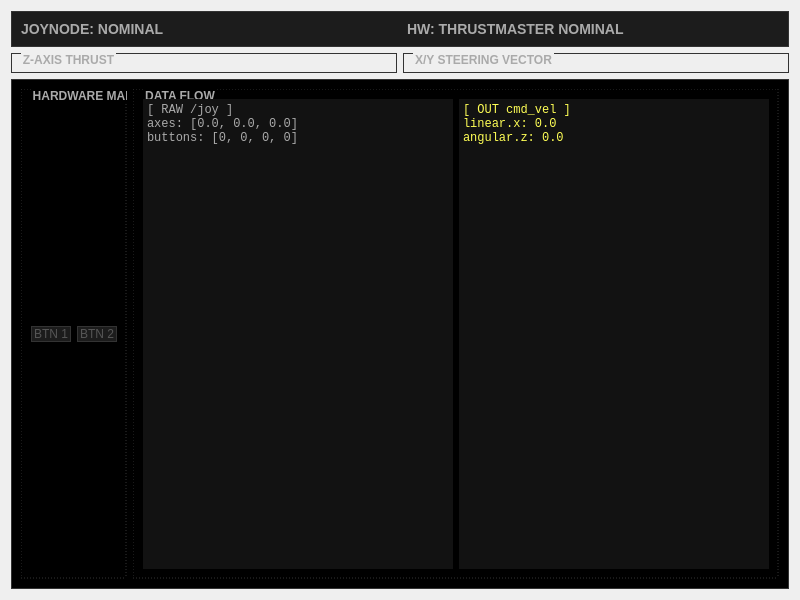
<?xml version="1.0" encoding="UTF-8"?>
<ui version="4.0">
 <class>JoyNodeWidget</class>
 <widget class="QWidget" name="JoyNodeWidget">
  <property name="geometry">
   <rect>
    <x>0</x>
    <y>0</y>
    <width>800</width>
    <height>600</height>
   </rect>
  </property>
  <layout class="QVBoxLayout" name="verticalLayout">
   <item>
    <widget class="QFrame" name="topBannerFrame">
     <property name="styleSheet">
      <string>QFrame { background-color: #1C1C1C; border: 1px solid #333333; } QLabel { color: #AAAAAA; font-weight: bold; font-size: 14px; border: none; }</string>
     </property>
     <layout class="QHBoxLayout" name="topBannerLayout">
      <item>
       <widget class="QLabel" name="joynodeStatusLabel">
        <property name="text"><string>JOYNODE: NOMINAL</string></property>
       </widget>
      </item>
      <item>
       <spacer name="horizontalSpacer">
        <property name="orientation"><enum>Qt::Horizontal</enum></property>
        <property name="sizeType"><enum>QSizePolicy::Expanding</enum></property>
       </spacer>
      </item>
      <item>
       <widget class="QLabel" name="hardwareStatusLabel">
        <property name="text"><string>HW: THRUSTMASTER NOMINAL</string></property>
       </widget>
      </item>
     </layout>
    </widget>
   </item>
   
   <item>
    <layout class="QHBoxLayout" name="centerLayout">
     <item>
      <widget class="QGroupBox" name="thrustGroupBox">
       <property name="title"><string>Z-AXIS THRUST</string></property>
       <property name="styleSheet"><string>QGroupBox { color: #AAAAAA; font-weight: bold; font-size: 12px; border: 1px solid #333333; margin-top: 2ex; } QGroupBox::title { subcontrol-origin: margin; left: 10px; }</string></property>
       <layout class="QVBoxLayout" name="thrustLayout">
        <item>
         <widget class="ThrustPillarWidget" name="thrustPillar" native="true"/>
        </item>
       </layout>
      </widget>
     </item>
     <item>
      <widget class="QGroupBox" name="radarGroupBox">
       <property name="title"><string>X/Y STEERING VECTOR</string></property>
       <property name="styleSheet"><string>QGroupBox { color: #AAAAAA; font-weight: bold; font-size: 12px; border: 1px solid #333333; margin-top: 2ex; } QGroupBox::title { subcontrol-origin: margin; left: 10px; }</string></property>
       <layout class="QHBoxLayout" name="radarLayout">
        <item>
         <widget class="VectorRadarWidget" name="vectorRadar" native="true"/>
        </item>
       </layout>
      </widget>
     </item>
    </layout>
   </item>

   <item>
    <widget class="QFrame" name="bottomPanelFrame">
     <property name="styleSheet">
      <string>QFrame { background-color: #000000; border: 1px solid #333333; } QLabel { border: none; }</string>
     </property>
     <property name="minimumSize">
      <size><width>0</width><height>200</height></size>
     </property>
     <layout class="QHBoxLayout" name="bottomLayout">
      <item>
       <widget class="QGroupBox" name="mappingBox">
        <property name="title"><string>HARDWARE MAP</string></property>
        <property name="styleSheet"><string>QGroupBox { color: #AAAAAA; font-weight: bold; border: 1px dashed #333333; margin-top: 1ex; } QGroupBox::title { subcontrol-origin: margin; left: 10px; }</string></property>
        <layout class="QGridLayout" name="gridLayout">
         <!-- Dummy buttons to represent the interactive schematic -->
         <item row="0" column="0"><widget class="QPushButton" name="btn1"><property name="text"><string>BTN 1</string></property><property name="styleSheet"><string>background-color: #1C1C1C; color: #555555; border: 1px solid #333333;</string></property></widget></item>
         <item row="0" column="1"><widget class="QPushButton" name="btn2"><property name="text"><string>BTN 2</string></property><property name="styleSheet"><string>background-color: #1C1C1C; color: #555555; border: 1px solid #333333;</string></property></widget></item>
        </layout>
       </widget>
      </item>
      
      <item>
       <widget class="QGroupBox" name="dataBox">
        <property name="title"><string>DATA FLOW</string></property>
        <property name="styleSheet"><string>QGroupBox { color: #AAAAAA; font-weight: bold; border: 1px dashed #333333; margin-top: 1ex; } QGroupBox::title { subcontrol-origin: margin; left: 10px; }</string></property>
        <layout class="QHBoxLayout" name="dataLayout">
         <item>
          <widget class="QTextEdit" name="rawDataText">
           <property name="readOnly"><bool>true</bool></property>
           <property name="styleSheet"><string>background-color: #121212; color: #AAAAAA; font-family: monospace; border: none;</string></property>
           <property name="html"><string>&lt;html&gt;&lt;body&gt;[ RAW /joy ]&lt;br&gt;axes: [0.0, 0.0, 0.0]&lt;br&gt;buttons: [0, 0, 0, 0]&lt;/body&gt;&lt;/html&gt;</string></property>
          </widget>
         </item>
         <item>
          <widget class="QTextEdit" name="cmdDataText">
           <property name="readOnly"><bool>true</bool></property>
           <property name="styleSheet"><string>background-color: #121212; color: #FFFF55; font-family: monospace; border: none;</string></property>
           <property name="html"><string>&lt;html&gt;&lt;body&gt;[ OUT cmd_vel ]&lt;br&gt;linear.x: 0.0&lt;br&gt;angular.z: 0.0&lt;/body&gt;&lt;/html&gt;</string></property>
          </widget>
         </item>
        </layout>
       </widget>
      </item>
     </layout>
    </widget>
   </item>
  </layout>
 </widget>
 <customwidgets>
  <customwidget>
   <class>ThrustPillarWidget</class>
   <extends>QWidget</extends>
   <header>thrustpillarwidget.h</header>
   <container>1</container>
  </customwidget>
  <customwidget>
   <class>VectorRadarWidget</class>
   <extends>QWidget</extends>
   <header>vectorradarwidget.h</header>
   <container>1</container>
  </customwidget>
 </customwidgets>
 <resources/>
 <connections/>
</ui>
